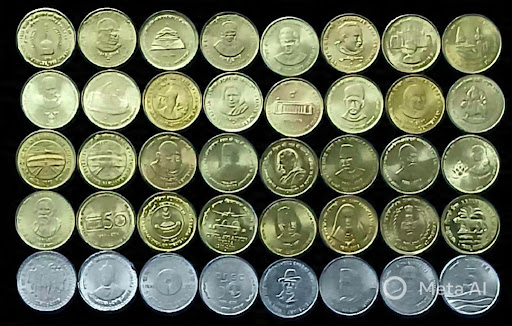
#> input picture hough-circles-opencv/image.jpg, 512 x 326 px
$ python hough_circles.py
#> lines starting #> are read from the running program, lines starting #| are printed output that depends on the picture; after the words box and inside, x2 and y2 are one past the last pixel; in counts of white or black regions, pixels touching at a corner belong together
import cv2
import numpy as np

# Load the coin image
image = cv2.imread('image.jpg')
#> image is the input picture: shape (326, 512, 3); mean B, G, R 82.8, 106.2, 100

if image is None:
    print("Error: Could not load image. Make sure 'image.jpeg' exists.")
    exit()

# 1. Convert to Grayscale
gray = cv2.cvtColor(image, cv2.COLOR_BGR2GRAY)
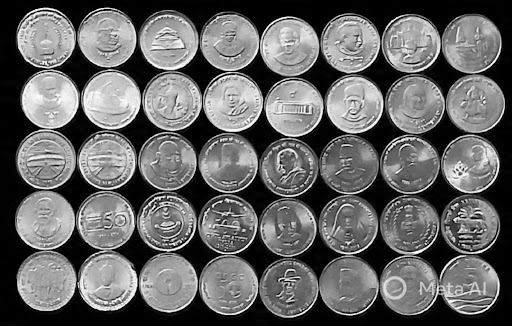
#> gray: shape (326, 512); min 0, max 254, mean 101.7

# 2. Apply Median Blur to smooth inner coin engravings without blurring edges
blurred = cv2.medianBlur(gray, 7)
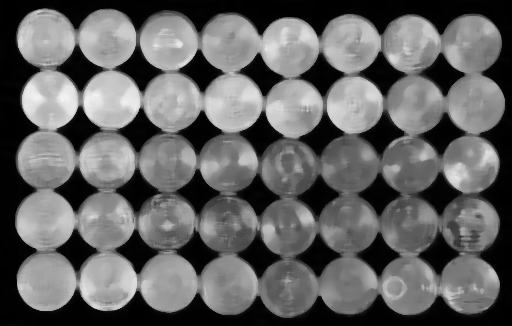
#> blurred: shape (326, 512); min 0, max 242, mean 98.9

# 3. Apply Hough Circle Transform with fixed parameters tailored for this coin grid
circles = cv2.HoughCircles(
    blurred,
    cv2.HOUGH_GRADIENT,
    dp=1.2,          # Accumulator resolution ratio
    minDist=50,      # Minimum distance between detected coin centers (prevents overlapping circles)
    param1=50,       # Upper Canny edge detector threshold
    param2=35,       # Accumulator threshold (higher value prevents inner engravings from triggering false circles)
    minRadius=28,    # Minimum expected coin radius in pixels
    maxRadius=55     # Maximum expected coin radius in pixels
)
#> circles = 40 rows, first 8: [107.4, 37.8, 28.96], [105, 220.2, 29.2], [348.6, 163.8, 29.2], [348.6, 223.8, 29.2], [232.2, 102.6, 29.2], [226.2, 166.2, 54.28], [288.6, 167.4, 29.2], [168.6, 40.2, 29.2]

# 4. Draw detected circles
if circles is not None:
    # Round coordinates to integers
    circles = np.uint16(np.around(circles))
#> circles = 40 rows, first 8: [107, 38, 29], [105, 220, 29], [349, 164, 29], [349, 224, 29], [232, 103, 29], [226, 166, 54], [289, 167, 29], [169, 40, 29]

    print(f"--- Detected {len(circles[0])} Coins ---")
#| --- Detected 40 Coins ---

    for i, (x, y, r) in enumerate(circles[0, :], start=1):
        print(f"Coin #{i} -> Center: ({x}, {y}), Radius: {r}")

        # Draw green outer circle outline
        cv2.circle(image, (x, y), r, (0, 255, 0), 2)

        # Draw red center point
        cv2.circle(image, (x, y), 2, (0, 0, 255), 3)
#> this loop made 40 passes
#> (x, y, r) on passes 1 to 12: (107, 38, 29), (105, 220, 29), (349, 164, 29), (349, 224, 29), (232, 103, 29), (226, 166, 54), (289, 167, 29), (169, 40, 29), (167, 160, 29), (107, 280, 30), (351, 43, 29), (469, 284, 30)
#| Coin #1 -> Center: (107, 38), Radius: 29
#| Coin #2 -> Center: (105, 220), Radius: 29
#| Coin #3 -> Center: (349, 164), Radius: 29
#| Coin #4 -> Center: (349, 224), Radius: 29
#| Coin #5 -> Center: (232, 103), Radius: 29
#| Coin #6 -> Center: (226, 166), Radius: 54
#| Coin #7 -> Center: (289, 167), Radius: 29
#| Coin #8 -> Center: (169, 40), Radius: 29
#> (further printed lines are left out)
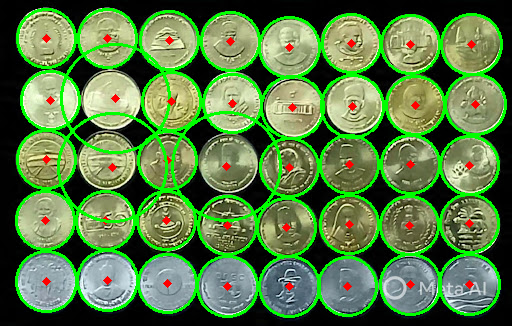
#> image: shape (326, 512, 3); 14.21% of pixels changed, all inside (x1, y1, x2, y2) = (15, 8, 507, 318)

    print(f"\nTotal Coins Found: {len(circles[0])}")
#| Total Coins Found: 40
else:
    print("No circles detected with current parameters.")

# Display the result
cv2.imshow("Hough Circles Coin Detection", image)
cv2.waitKey(0)
cv2.destroyAllWindows()
